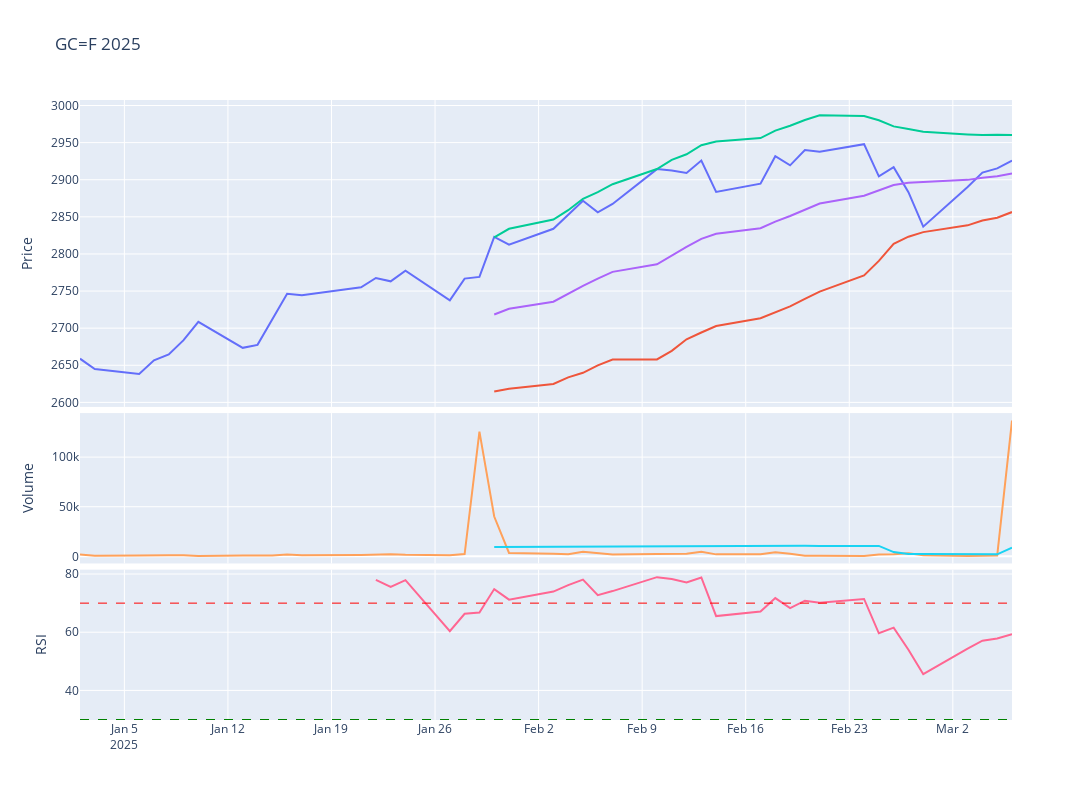

This figure's notebook cell:
### Code cell
# Plot the adjusted close price
fig = make_subplots(rows=4, cols=1,shared_xaxes=True,vertical_spacing=0.01,specs=[[{'rowspan':2,'colspan':1}],[None],[{'rowspan':1,'colspan':1}],[{'rowspan':1,'colspan':1}]])

# Graph (1,1)
fig.add_trace(go.Scatter(x=stock_ticker['Adj Close'].loc[year].index,y=stock_ticker['Adj Close'].loc[year],mode="lines",name=f'{ticker}'),row=1,col=1)
fig.add_trace(go.Scatter(x=stock_ticker['BB_Lower'].loc[year].index,y=stock_ticker['BB_Lower'].loc[year],mode="lines",name='BB_Lower'),row=1,col=1)
fig.add_trace(go.Scatter(x=stock_ticker['BB_Upper'].loc[year].index,y=stock_ticker['BB_Upper'].loc[year],mode="lines",name='BB_Upper'),row=1,col=1)
fig.add_trace(go.Scatter(x=stock_ticker['MMA20'].loc[year].index,y=stock_ticker['MMA20'].loc[year],mode="lines",name='MMA20'),row=1,col=1)
# Update xaxis properties
fig.update_yaxes(title_text="Price", row=1, col=1)

# Graph (3,1)
fig.add_trace(go.Scatter(x=stock_ticker['Volume'].loc[year].index,y=stock_ticker['Volume'].loc[year],mode="lines",name='Volume'),row=3, col=1)
fig.add_trace(go.Scatter(x=stock_ticker['Volume'].loc[year].index,y=stock_ticker['Volume'].loc[year].rolling(20).mean(),mode="lines",name='MMA20'),row=3,col=1)
fig.update_yaxes(title_text="Volume", row=3, col=1)

# Graph (4,1)
fig.add_trace(go.Scatter(x=stock_ticker['RSI'].loc[year].index,y=stock_ticker['RSI'].loc[year],mode="lines",name='RSI'),row=4, col=1)
fig.add_hline(y=30, line_width=1, line_dash="dash", line_color="green",row=4,col=1)
fig.add_hline(y=70, line_width=1, line_dash="dash", line_color="red",row=4,col=1)
fig.update_yaxes(title_text="RSI", row=4, col=1)

fig.update_layout(height=800, width=1300,showlegend=False,title=f"{ticker} {year}")

fig.show()
